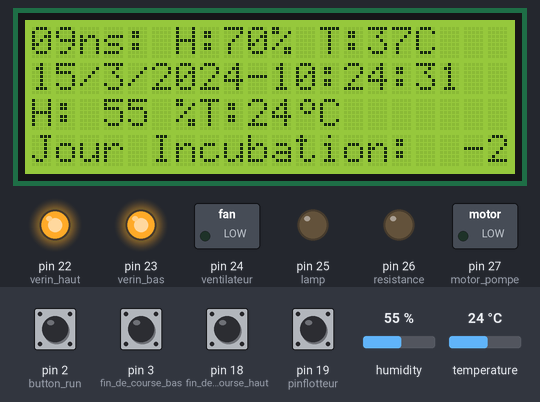
Bench run of a sketch on a simulated Arduino Mega 2560, built with avr-gcc and run on an emulated ATmega2560. Shown: 20×4 character LCD, switched loads named in the sketch (green lamp = pin HIGH), output pins drawn as LEDs (lit = HIGH). The inputs (shaded band) are chosen by the test bench; at power-on: pin 2 (button_run), pin 3 (fin_de_course_bas), pin 18 (fin_de_course_haut), pin 19 (pinflotteur) HIGH, humidity 55 %, temperature 24 °C. The local clock reads 2024-03-15 10:24:30 at power-on unless the sketch sets it; what the sketch prints to the serial monitor is not drawn.

Above: at 1.2 s.
1.3 s: pin 2 (button_run) pulled LOW for 0.15 s
At 2.4 s:
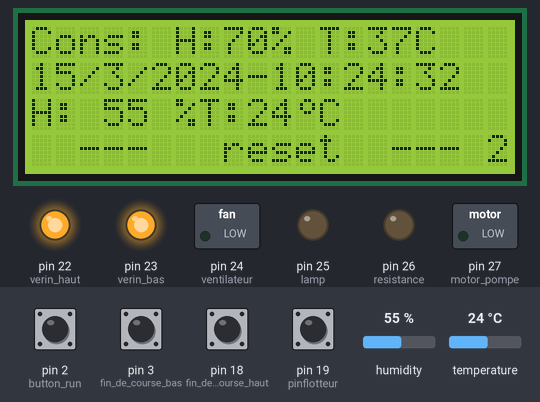
6.5 s: pin 2 (button_run) pulled LOW for 1 s
At 8.8 s:
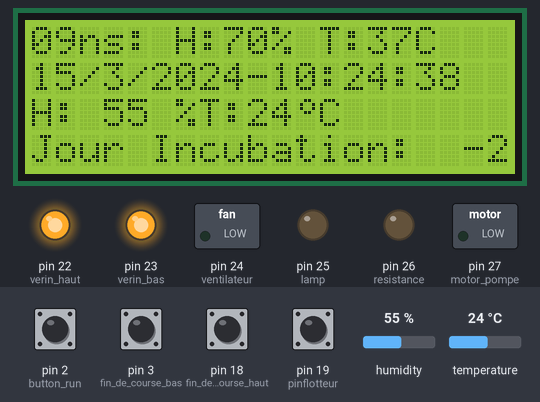
9.0 s: humidity set to 68 %
At 12.4 s:
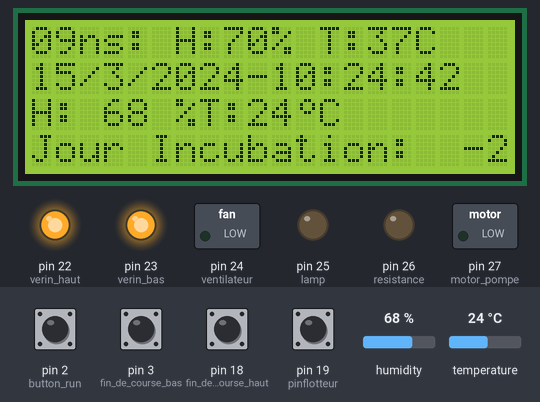
12.6 s: humidity set to 71 %
At 15.9 s:
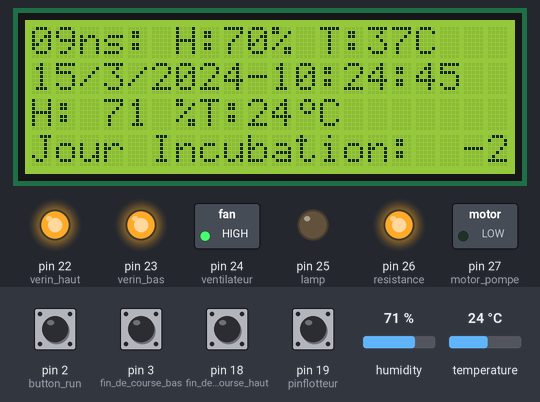
18.7 s: pin 18 (fin_de_course_haut) pulled LOW for 0.15 s
At 19.9 s:
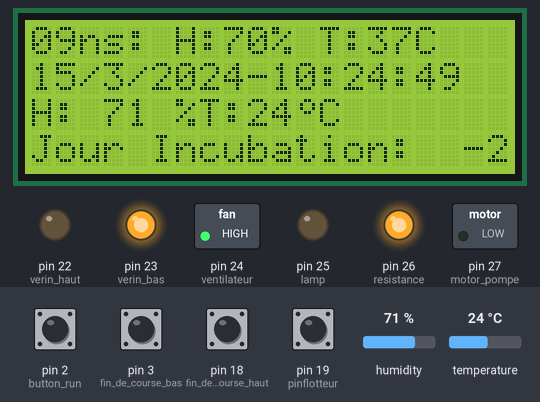
22.6 s: pin 3 (fin_de_course_bas) pulled LOW for 0.15 s
At 23.4 s:
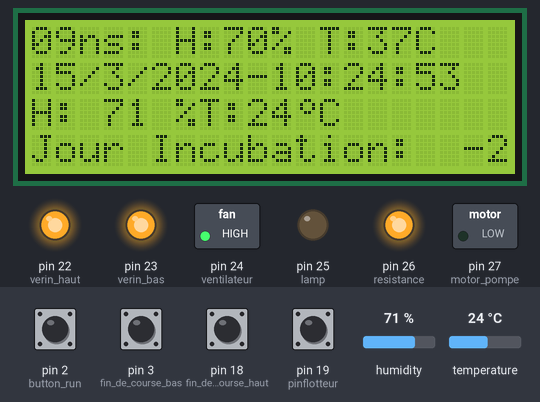
Timing chart, 0 to 25.6 s (numbered marks = the images above; inputs shaded):
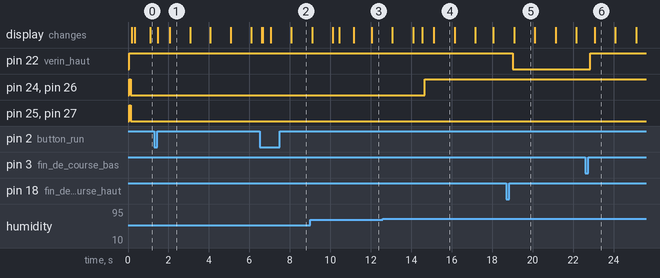

The sketch:

A_init_arduino.ino
```cpp
/*************************************************
 initialisation des pin arduino
 ******************************************************/
 /*variable de debut*/
 /*variable pur le bouton*/
byte etat_jour,direction_,etat_pompe;
int buttonState;
unsigned long lastDebounceTime = 0 ;
unsigned long debounceDelay = 250;
int lastButtonState = HIGH;
int etat_buton_run,date_save,date_today,nbr_jour,consigne_temp,consigne_humidite;
const byte T0=0,T1=1,T2=2,T3=3,T4=4,T5=5,T6=6;
const byte S0=0,S1=1,S2=2,S3=3,S4=4,S5=5;
const byte P0=0,P1=1,P2=2;
 /*variable normal*/
String consigne="Cons: H:70% T:37C";
int tempancien=0;
const long interval = 1000;
const int button_run = 2,fin_de_course_haut = 18,fin_de_course_bas = 3,verin_haut = 22,verin_bas = 23,pinflotteur = 19;

byte Compteur = 0,etat_bascule;
float h,temp;
boolean etat_tache[4],findecourse_haut,findecourse_bas,etat_prg;
int deb_jour,fin_jour,count,count1,delais_temps,delais_temps1,flotteur;
int i = 0,j=0,k = 0,delayTime2 = 1000,ventilateur = 24,lamp = 25,resistance=26,motor_pompe=27,etat_fin_bas,etat_fin_haut,memoire_haut,memoire_bas,x=0;
//construction de caractere special:
//Time  t;
byte celcus[8] = {
  0b00110,
  0b01001,
  0b01001,
  0b00110,
  0b00000,
  0b00000,
  0b00000,
  0b00000
};
/*************************************************
 initialisation des tache
 ******************************************************/
 typedef void (*action_t)(void);
 const unsigned int _affichagelcd=0;
 const unsigned int _acquisition=0;
 void Tache_debutIncubation();
 void Tache_Principale();
 void Tache_acquisition();
 /*tableau de tache*/
 action_t Tache[]={
    Tache_Principale,
    Tache_acquisition,

 };
 /*************************************************
 initialisation des variable de regulation
 ******************************************************/
 const float TempMax=37;//definir sur 38
 const float TempMin=36;//definir sur 36
 const float HumMax=80;//definir sur 80
 const float HumMin=70;//definir sur 75
 /*************************************************
gestion du temp
 ******************************************************/
// start reading from the first byte (address 0) of the EEPROM
int address = 0;
byte value;
```

B_program_principale.ino
```cpp
/*************************************************
 programme principale
 ******************************************************/
void setup()
{
  Serial.begin(9600);
  Initialisation_lcd();
  Initialisation_RTC();
  Initialisation_inter();
  Initilisation_materiel();
  pinMode(button_run,INPUT_PULLUP);
  pinMode(pinflotteur,INPUT_PULLUP);
  flotteur=HIGH;
  /*initialisation des etat de tache*/
  etat_tache[0]=true;
  etat_tache[1]=false;
  delais_temps1=100;
  delais_temps=1000;
  count=delais_temps;
  count1=delais_temps1;
  etat_prg=false;
}
void loop(){
  if(etat_tache[0]==true) Tache[0]();
  if(etat_tache[1]==true) Tache[1]();
  delay(5);
}
/*************************************************
gestion des intrruption
 ******************************************************/
ISR (TIMER2_OVF_vect) {
  TCNT2 = 6;
  if (Compteur++ == 5) {
    Compteur=0;
    etat_tache[0]=false;
    etat_tache[1]=true;
  }
}

/*************************************************
gestion des taches
 ******************************************************/
void Tache_Principale(){
    scrollInFromRight(consigne);
    _Affichagelcd();
    Tache_debutIncubation();
    _pompe_a_eau();
    _bascule();
    _regulation();
    if(etat_prg==true){

    }
}
void Tache_debutIncubation(){
switch(etat_jour){
    case T0:
      date_today=dt.day;
      value = EEPROM.read(0);
      calcul_nbrjr();
      Serial.print(nbr_jour);
      lcd.setCursor(0,3);
      lcd.print("     push button     ");
      direction_=T1;
      fonction_bouton();
      //calcule de jour d'incubation
       if(nbr_jour!=0){
        etat_jour=T1;
       }
    break;
    case T1:
       if(value==0){
        Serial.println(nbr_jour);
        etat_jour=T5;
       }
       else{
        //recuperer date dans epromm
        //recuper date aujourdhui
        //afficher dateeprom-dateaujourdhui +1
        //etat_prg=true;
        if(nbr_jour>21){
          etat_jour=T2;
        }
        else{
         direction_=T3;
        fonction_bouton();
        lcd.setCursor(0,3);
        lcd.print("Jour Incubation:  ");
         lcd.print(nbr_jour);
        delay(50);
        }
       }

       //date_today++;
    break;
    case T2:
      lcd.setCursor(0,3);
      lcd.print("fin de l'incubation ");
      date_today=0;
      direction_=T0;
      nbr_jour=0;
      fonction_bouton();
    break;
    case T3:
      lcd.setCursor(0,3);
      lcd.print("  ---   reset  --- ");
      etat_prg=false;
     //_ArretGeneral();
     /* direction_=T1;
      fonction_bouton();*/
      date_today=0;
      direction_=T0;
      nbr_jour=0;
      fonction_bouton();
    break;
    case T4:
      loading();
      _MarcheLampe();
        if(temp>TempMin){
          etat_jour=T0;
        }
    break;
    case T5:
      Serial.println("ici");
      EEPROM.put(0, dt.day);
      EEPROM.put(1,dt.month);
      etat_jour=T1;
    break;
    default:
           //default
    break;
  }
}

void Tache_acquisition(){
 h = dht.readHumidity();
 temp = dht.readTemperature();
 //serial envoie de donner humiditer et temperature
/*
 Serial.print("temperature:");
 Serial.print((int)temp);
 Serial.println("°C");
 Serial.print("humidite:");
 Serial.print((int)h);
 Serial.println("%");
 */
//affichage lcd
  lcd.setCursor(0,2);
  lcd.print("H: ");
  lcd.print((int)h);
  lcd.print(" %");
  lcd.print("T:");
  lcd.print((int)temp);
  lcd.write(byte(0));
  lcd.print("C");
  etat_tache[0]=true;
  etat_tache[1]=false;

}

void _Affichagelcd(){
//  t = rtc.getTime();
  dt = clock.getDateTime();
  lcd.setCursor(0,1);
  /**affichage de date**/
  lcd.print(dt.day, DEC);
  lcd.print("/");
  lcd.print(dt.month, DEC);
  lcd.print("/");
  lcd.print(dt.year, DEC);
  lcd.print("-");
  /**affichage de heure**/
  lcd.print(dt.hour, DEC);
  lcd.print(":");
  lcd.print(dt.minute, DEC);
  lcd.print(":");
  lcd.print(dt.second, DEC);
  lcd.print("   ");
}
void _bascule(){
  switch(etat_bascule){
    case S0:
       //Serial.println("S0");
       etat_fin_bas = digitalRead(fin_de_course_bas);
       etat_fin_haut = digitalRead(fin_de_course_haut);
       if(etat_fin_bas == LOW){
           etat_bascule=S3;
       }
       else if(etat_fin_haut == LOW ){
          etat_bascule=S4;
        }
        else{
           digitalWrite(verin_bas,HIGH);
           digitalWrite(verin_haut,HIGH);
        }
    break;
    case S1:
           //Serial.println("S1");
           etat_fin_haut = digitalRead(fin_de_course_haut);
          if(etat_fin_haut == LOW) {
            etat_bascule=S4;
           }
           else{
            digitalWrite(verin_haut,HIGH);
            digitalWrite(verin_bas,LOW);
            etat_bascule=S1;
          }
    break;
    case S2:
    //Serial.println("S2");
          memoire_haut=1;
          memoire_bas=0;
          etat_fin_bas = digitalRead(fin_de_course_bas);
          if(etat_fin_bas == LOW)   {
              etat_bascule=S3;
           }
           else{
          digitalWrite(verin_haut,LOW);
          digitalWrite(verin_bas,HIGH);
           etat_bascule=S2;
           }
    break;
    case S3:
    Serial.println("S3");
         digitalWrite(verin_bas,HIGH);
         digitalWrite(verin_haut,HIGH);
         if(dt.hour==16){
            count=delais_temps;
            etat_bascule=S1;
          }
        else {
            count--;
        }
    break;
    case S4:
    Serial.println("S4");
      digitalWrite(verin_bas,HIGH);
      digitalWrite(verin_haut,HIGH);
      if(dt.hour==10){
         count=delais_temps;
         etat_bascule=S2;
      }
      else {
            count--;
        }
    break;
    default:
           //default
    break;
  }
}
```

C_init_materiel.ino
```cpp
/*************************************************
les divers initalisation materiel
 ******************************************************/
 void Initialisation_verin(){
  pinMode(fin_de_course_haut, INPUT_PULLUP);
  pinMode(fin_de_course_bas, INPUT_PULLUP);
  pinMode(verin_haut, OUTPUT);
  pinMode(verin_bas, OUTPUT);
  etat_fin_bas = HIGH;
  etat_fin_haut = HIGH;
  memoire_haut=1;
  memoire_bas=1;
}
void Initialisation_RTC(){
 // données pour mettre à l'heure l'horloge
    clock.begin();
  // Set sketch compiling time
 // clock.setDateTime(__DATE__, __TIME__);
 /*
  DS3231_init(DS3231_INTCN);
  t.hour=12; //definir heure
  t.min=43; //definir min
  t.sec=40; //definir seconde
  t.mday=6; //definr jour
  t.mon=4;//definir mois
  t.year=2018;//definir annee
  DS3231_set(t); //entree les configuration
  */
//  rtc.begin();
}
void Initialisation_lcd(){
  lcd.begin(20,4);
  lcd.createChar(0, celcus);

}
void Initialisation_inter(){
  TCCR2A=0;
  TCCR2B = 0b00000111;      // Clock / 1024 soit 16 micro-s et WGM22 = 0
  TIMSK2 = 0b00000001; // TOIE2
  TCNT2 = 256 - 250;        // Chargement du timer à 6
  sei();               // autorise les interruptions
}
void Initilisation_materiel(){
  pinMode(ventilateur, OUTPUT);
  pinMode(resistance, OUTPUT);
  pinMode(motor_pompe, OUTPUT);
  pinMode(lamp, OUTPUT);
  digitalWrite(ventilateur, HIGH) ;
  digitalWrite(resistance, HIGH) ;
  digitalWrite(motor_pompe, HIGH) ;
  digitalWrite(lamp, HIGH) ;
  pinMode(fin_de_course_haut, INPUT_PULLUP);
  pinMode(fin_de_course_bas, INPUT_PULLUP);
  pinMode(verin_haut, OUTPUT);
  pinMode(verin_bas, OUTPUT);
  digitalWrite(verin_bas,HIGH);
  digitalWrite(verin_haut,HIGH);
  etat_fin_bas = HIGH;
  etat_fin_haut = HIGH;
  memoire_haut=1;
  memoire_bas=1;
/*initialisation de jour de l'incubation*/
  pinMode(button_run,INPUT_PULLUP);
   etat_jour=T0;
   etat_pompe=P0;
   date_save=1;
   date_today=1;
   etat_prg=true;
}
```

D_autre_fct.ino
```cpp
void _pompe_a_eau(){
  flotteur = digitalRead(pinflotteur);
  /*
  if(flotteur==LOW)
      _ArretPompe();
  else
      _MarchePompe();*/

  switch(etat_pompe){
    case P0:
    //Serial.println("P0");
      _MarchePompe();
      if(flotteur==LOW)
        etat_pompe=P1;
    break;
    case P1:
     //Serial.println("P1");
       _ArretPompe();
     if(flotteur==HIGH)
        etat_pompe=P0;
    break;
    default:
           //default
    break;
  }
}
void _MarcheVentille(){
 // Serial.println("refroidire");
 digitalWrite(ventilateur, LOW) ;
 digitalWrite(resistance, LOW) ;
}
void _ArretVentille(){
  //Serial.println("arret ventille");
  digitalWrite(ventilateur, HIGH) ;
  digitalWrite(resistance, HIGH) ;
}
void _MarcheLampe(){
 //Serial.println("chauffer");
 digitalWrite(lamp, LOW) ;
}
void _ArretLampe(){
 //Serial.println("arret lampe");
 digitalWrite(lamp, HIGH) ;
}

void _ArretGeneral(){
  digitalWrite(verin_haut,HIGH);
  digitalWrite(verin_bas,HIGH);
  digitalWrite(lamp, HIGH) ;
  _ArretVentille();
}
void _MarchePompe(){
  //Serial.println("marche pompe");
  digitalWrite(motor_pompe, LOW) ;
}
void _ArretPompe(){
  //Serial.println("arret pompe");
  digitalWrite(motor_pompe, HIGH) ;
}
void scrollInFromRight (String str) {
    lcd.setCursor(0,0);
    lcd.print(str);
}
void fonction_bouton(){
         if ( etat_buton_run != lastButtonState ) {
          lastDebounceTime = millis ( ) ;
        }
        etat_buton_run= digitalRead(button_run);
        //Serial.println(millis ( ) - lastDebounceTime );
        //Serial.println(buttonState );
        if ( ( millis ( ) - lastDebounceTime ) > debounceDelay ) {
          if(etat_buton_run == LOW){
              etat_jour=direction_;
          }
        }
       lastDebounceTime=0;
}
void loading(){
     unsigned long tempcourant = millis();
     if ((unsigned long)(tempcourant - tempancien) >= interval){
      lcd.setCursor(0,4);
      lcd.print("loading.    ");
    }
     else if ((unsigned long)(tempcourant - tempancien) >= interval*2){
      lcd.setCursor(0,4);
      lcd.print("loading...");
     tempancien= tempcourant;
    }

}
void calcul_nbrjr(){
       if(date_today-value<0){
        value = EEPROM.read(1);
        if(value==4 || value==6|| value==9|| value==11 ){
          value = EEPROM.read(0);
          nbr_jour=30-value+date_today;
        }
        else if (value==2){
          value = EEPROM.read(0);
          nbr_jour=28-value+date_today;
        }
        else{
          value = EEPROM.read(0);
          nbr_jour=31-value+date_today;
        }
       }
       else{
        nbr_jour=date_today-value+1;
       }
}
void fonction_reglage_incubation(){
        if(nbr_jour<19){
          //40 % humiditer
        }
        else{
           //40 % humiditer
        }

}
```

E_regulation.ino
```cpp
void _regulation(){
  /***gestion des temperature***/
  if(temp<TempMin){
  //  _ArretVentille();
    _MarcheLampe();
  }
  else if(temp>TempMax){
   // _MarcheResistance();
  // Serial.println("resistance");
     _ArretLampe();
  }
  else{
    _ArretVentille();
  }
  /***gestion des humiditer***/
  if(h>HumMax){
   // _ArretResistance();
      _ArretVentille();
  }
  else if(h<HumMin){
   // _MarcheResistance();
  // Serial.println("resistance");
      _MarcheVentille();
  }
  else{
   //_ArretResistance();
  _ArretVentille();
  }
}
```

_init_composant.ino
```cpp
/*************************************************
 initialisation des composante
 ******************************************************/
#include <Wire.h>
#include <DS3231.h>
DS3231 clock;
RTCDateTime dt;

#include <EEPROM.h>
#include <SPI.h>  // not used here, but needed to prevent a RTClib compile error
#include <LiquidCrystal_I2C.h>
#include "DHT.h"
#include "Adafruit_Sensor.h"
#define DHTPIN 6
#define DHTTYPE DHT22   // DHT 11
LiquidCrystal_I2C lcd(0x3f, 2, 1, 0, 4, 5, 6, 7, 3, POSITIVE);
DHT dht(DHTPIN, DHTTYPE);
//DS3231  rtc(SDA, SCL);
```

Measured:
- the behaviour switches between 69 and 70 % on humidity (found by bisection; images 3 and 4)
- after the input at 1.3 s, the display: first changes after 0.17 s (image 1 shows a later state)
- after the input at 6.5 s, the display: first changes after 0.10 s (image 2 shows a later state)
- after the input at 12.6 s, pin 24 (ventilateur), pin 26 (resistance): LOW → HIGH after 2.1 s
- after the input at 18.7 s, pin 22 (verin_haut): HIGH → LOW after 0.31 s
- after the input at 22.6 s, pin 22 (verin_haut): LOW → HIGH after 0.25 s
- what the display in image 5 shows lasts 1.0 s, from 19.1 s to 20.1 s
